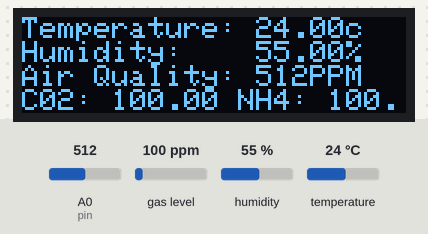
Simulated run of this sketch. Board: ESP8266 (NodeMCU). On the bench: 128×32 one-colour display. The test bench sets the inputs (shaded band); at power-on: A0 (pin) = 512, gas level 100 ppm, humidity 55 %, temperature 24 °C. The display library's start-up logo is not drawn; what the sketch prints to the serial monitor is not drawn.

Above: at 1.1 s.

The sketch:

d11.mq135.128x32.ino
```cpp
/**
 * Pinouts NodeMCU to...
 *
 * D11
 * 3v -> +
 * D7 -> OUT
 * Gd -> -
 *
 * 1306
 * 3v -> VCC
 * Gd -> GND
 * D1 -> SCL
 * D2 -> SDA
 *
 * MQ135
 * 3v -> VCC
 * Gd -> GND
 * A0 -> A0
 */

 /*
  * Set up Screen
  */
#include <SPI.h>
#include <Wire.h>
#include <Adafruit_GFX.h>
#include <Adafruit_SSD1306.h>

#define SCREEN_WIDTH 128 // OLED display width, in pixels
#define SCREEN_HEIGHT 32 // OLED display height, in pixels

// Declaration for an SSD1306 display connected to I2C (SDA, SCL pins)
#define OLED_RESET     LED_BUILTIN // Reset pin # (or -1 if sharing Arduino reset pin)
Adafruit_SSD1306 display(SCREEN_WIDTH, SCREEN_HEIGHT, &Wire, OLED_RESET);


/*
 * Set up temp
 */
#include "DHT.h"
#define DHTTYPE DHT11   // DHT 11

uint8_t DHTPin = D7;
DHT dht(DHTPin, DHTTYPE);

float Temperature = 0;
float Humidity = 0;

/*
 * Set up air quality
 */
#include <MQUnifiedsensor.h>

#define board  "ESP8266"
#define Voltage_Resolution 3.3
#define ADC_Bit_Resolution 10
#define type "MQ-135"
#define pin A0
#define RatioMQ135CleanAir 3.6


MQUnifiedsensor MQ135(board, Voltage_Resolution, ADC_Bit_Resolution, pin, type);

float CO = 0;
float Alcohol = 0;
float CO2 = 0;
float Tolueno = 0;
float NH4 = 0;
float Acetona = 0;


void setup() {
  Serial.begin(115200);

  if(!display.begin(SSD1306_SWITCHCAPVCC, 0x3C)) { // Address 0x3C for 128x32
    Serial.println(F("SSD1306 allocation failed"));
    for(;;); // Don't proceed, loop forever
  }

  display.display();
  display.setTextSize(1);      // Normal 1:1 pixel scale
  display.setRotation(2);      // rotated 180
  display.setTextColor(SSD1306_WHITE); // Draw white text
  display.cp437(true);         // Use full 256 char 'Code Page 437' font
  delay(1000);

  pinMode(DHTPin, INPUT);
  dht.begin();

  MQ135.setRegressionMethod(1); //_PPM =  a*ratio^b
  MQ135.init();
  Serial.print("Calibrating air quality please wait.");
  float calcR0 = 0;
  for(int i = 1; i<=10; i ++)
  {
    MQ135.update(); // Update data, the arduino will be read the voltage on the analog pin
    calcR0 += MQ135.calibrate(RatioMQ135CleanAir);
    Serial.print(".");
  }
  MQ135.setR0(calcR0/10);
  if(isinf(calcR0)) {Serial.println("Warning: Conection issue founded, R0 is infite (Open circuit detected) please check your wiring and supply"); while(1);}
  if(calcR0 == 0){Serial.println("Warning: Conection issue founded, R0 is zero (Analog pin with short circuit to ground) please check your wiring and supply"); while(1);}

  Serial.println("Set Up");
}

void loop() {
  Temperature = dht.readTemperature(); // Gets the values of the temperature
  Humidity = dht.readHumidity(); // Gets the values of the humidity

  MQ135.update();

  MQ135.setA(605.18); MQ135.setB(-3.937); // Configurate the ecuation values to get CO concentration
  CO = MQ135.readSensor();
  MQ135.setA(77.255); MQ135.setB(-3.18); // Configurate the ecuation values to get Alcohol concentration
  Alcohol = MQ135.readSensor();
  MQ135.setA(110.47); MQ135.setB(-2.862); // Configurate the ecuation values to get CO2 concentration
  CO2 = MQ135.readSensor();
  MQ135.setA(44.947); MQ135.setB(-3.445); // Configurate the ecuation values to get Tolueno concentration
  Tolueno = MQ135.readSensor();
  MQ135.setA(102.2 ); MQ135.setB(-2.473); // Configurate the ecuation values to get NH4 concentration
  NH4 = MQ135.readSensor();
  MQ135.setA(34.668); MQ135.setB(-3.369); // Configurate the ecuation values to get Acetona concentration
  Acetona = MQ135.readSensor();

  Serial.print("Temperature = ");
  Serial.println(Temperature);
  Serial.print("Humidity = ");
  Serial.println(Humidity);
  Serial.print("|CO "); Serial.print(CO);
  Serial.print("|Alc "); Serial.print(Alcohol);
  Serial.print("|CO2 "); Serial.print(CO2);
  Serial.print("|Tol"); Serial.print(Tolueno);
  Serial.print("|NH4 "); Serial.print(NH4);
  Serial.print("|Ace "); Serial.print(Acetona);
  Serial.println("|");

  int sensorValue = analogRead(0); // Read analog input pin A0
  Serial.print("|Val "); Serial.print(sensorValue);
  Serial.println("|");

  display.clearDisplay();
  display.setCursor(0, 0);
  display.print("Temperature: ");
  display.print(Temperature);
  display.println("c");
  display.print("Humidity:    ");
  display.print(Humidity);
  display.println("%");
  display.print("Air Quality: ");
  display.print(sensorValue);
  display.println("PPM");

  display.print("C02: ");
  display.print(CO2);
  display.print(" NH4: ");
  display.print(NH4);
  display.display();

  delay(30000);                       // wait 30 seconds
}
```
